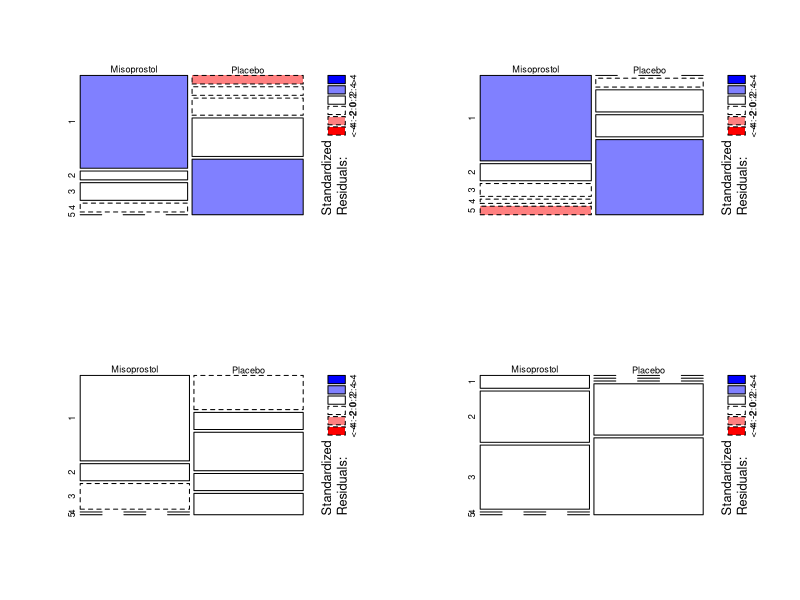

This chart was generated by the following R code:
library(HSAUR3)


### Name: Lanza
### Title: Prevention of Gastointestinal Damages
### Aliases: Lanza
### Keywords: datasets

### ** Examples


  data("Lanza", package = "HSAUR3")
  layout(matrix(1:4, nrow = 2))
  pl <- tapply(1:nrow(Lanza), Lanza$study, function(indx)
      mosaicplot(table(Lanza[indx,"treatment"], 
                       Lanza[indx,"classification"]),
                 main = "", shade = TRUE))
